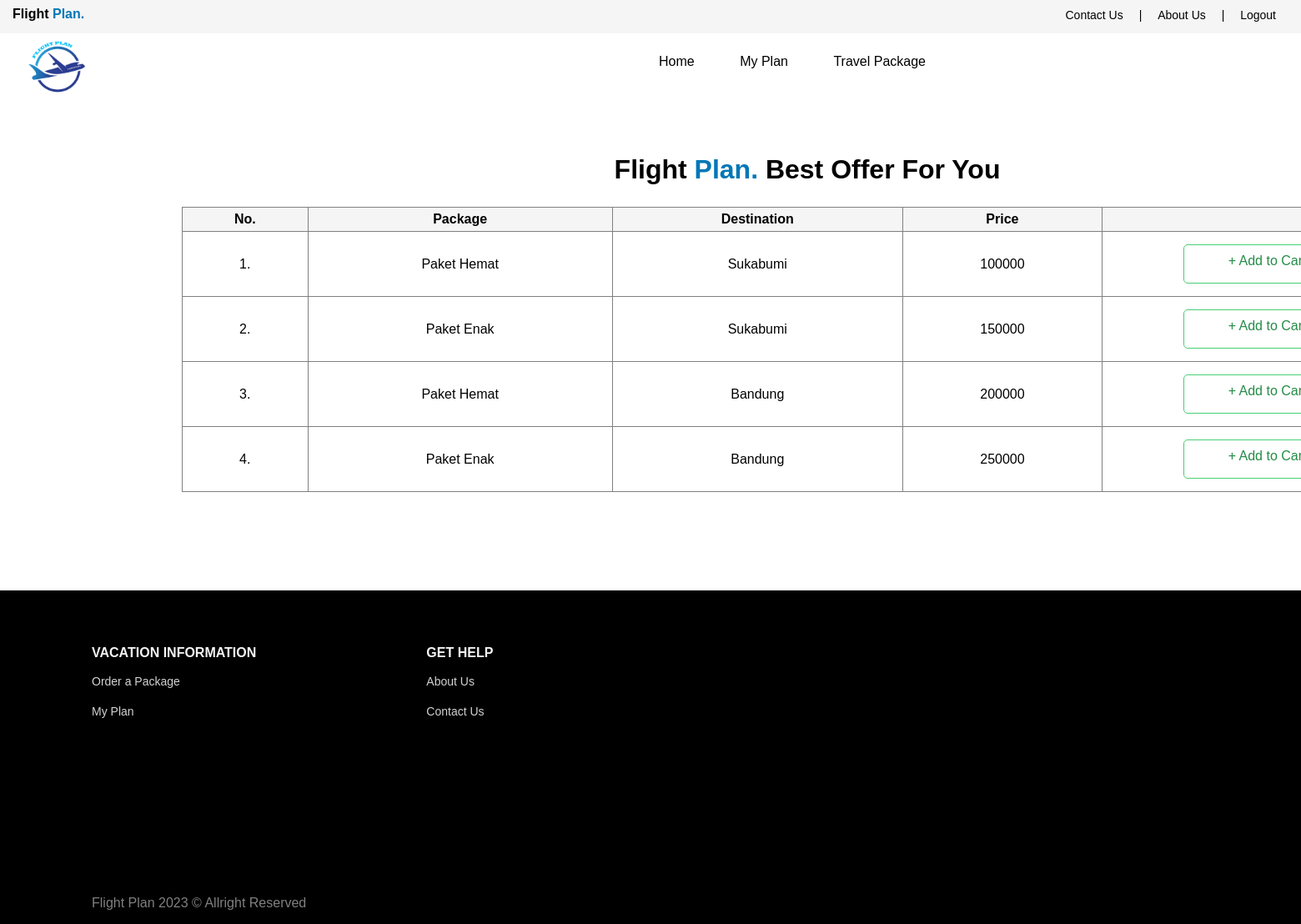
The app's page /travelinfo.php with its own data.
### tables this page shows
CREATE TABLE `produk` (
  `id` int(11) NOT NULL,
  `judul` varchar(50) NOT NULL,
  `tujuan` varchar(50) NOT NULL,
  `harga` int(30) NOT NULL
);

### travelinfo.php (the view, shortened to what this page needs)
<?php
    include "config.php";
?>
<!DOCTYPE html>
<html>
    <head>
    <link rel="stylesheet" href="stylesheet/ordertickets.css">
    </head>
    <body>
	<header>
        <div class="header-left">
            <a href="user.php">
                <b><a href="user.php">Flight <span>Plan<span>.</a></b>
            </a>
        </div>
        <div class="header-right">
            <a href="contactususer.php" class="dropbtn1">Contact Us</a>
            <p>|</p>
            <a href="aboutususer.php">About Us</a>
            <p>|</p>
            <a href="landingpage.php" onclick="return confirm('Are you sure want to logout?');">Logout</a>
        </div>
    </header>
    <div class="sec-left">
            <a href="user.php">
                <img src="media/logofp.png" alt="">
            </a>
    </div>
    <div class="sec-header">
        <a href="user.php">Home</a>
        <a href="ordertickets.php">My Plan</a>
        <a href="travelinfo.php">Travel Package</a>
    </div>
	<div class="container-table">
        <?php
        $sql = "SELECT * FROM `produk`";
        $query = mysqli_query($conn,$sql);
        ?>
		<h2>Flight <span>Plan.</span> Best Offer For You</h2>
        <table cellpadding="10" border="1">
            <tr>
                <th>No.</th>
                <th>Package</th>
                <th>Destination</th>
                <th>Price</th>
                <th>&nbsp;</th>
            </tr>
            <?php
            $no=1;
            while($hasil = mysqli_fetch_object($query)){
                ?>
                <tr>
                    <td><?php echo $no++?>.</td>
                    <td><?php echo $hasil ->judul?></td>
                    <td><?php echo $hasil ->tujuan?></td>
                    <td><?php echo $hasil ->harga?></td>
                    <td>
                        <a href="addticket.php?id=<?php echo $hasil->id ?>">
							<div class="add-cart-btn">
								+ Add to Cart
							</div>
						</a>
                    </td>
                </tr>
                <?php
            }
        ?>
        </table>
	</div>
	<footer>
        <div class="footer">
            <div class="menu-left">
                <b><p>VACATION INFORMATION</p></b>
                <a href="travelinfo.php">Order a Package</a>
                <br>
                <br>
                <a href="ordertickets.php">My Plan</a>
            </div>
            <div class="menu-right">
                <b><p>GET HELP</p></b>
                <a href="aboutususer.php">About Us</a>
                <br>
                <br>
                <a href="contactususer.php">Contact Us</a>
            </div>
        </div>
        <div class="copyright">
            <p>Flight Plan 2023 &#169; Allright Reserved</p>
        </div>
    </footer>
    </body>
</html>

### stylesheet/ordertickets.css (style rules this page uses)
body { background-color: white; }
body a { text-decoration: none; color: black; }
header { background-color: #F5F5F5; width: 100%; height: 40px; left: 0; top: 0; position: fixed; font-family: 'Lucida Sans', 'Lucida Sans Regular', 'Lucida Grande', 'Lucida Sans Unicode', Geneva, Verdana, sans-serif; z-index: 100; }
.header-left { float: left; margin-top: 8px; margin-left: 15px; }
.header-left span { color: #0077B6; }
.header-right { float: right; margin-top: 10px; font-size: 14px; margin-right: 15px; }
.header-right a { padding-right: 15px; padding-left: 15px; }
.header-right p { display: inline; }
.sec-header { position: absolute; font-family: 'Lucida Sans', 'Lucida Sans Regular', 'Lucida Grande', 'Lucida Sans Unicode', Geneva, Verdana, sans-serif; background-color: white; width: 1900px; height: 82px; margin-left: -8px; text-align: center; margin-top: 30px; z-index: 2; position: fixed; }
.sec-header a { padding-left: 25px; padding-right: 25px; display: inline-block; background-color: white; height: 55px; padding-top: 27px; }
.sec-left img { width: 90px; height: 90px; }
.sec-left { position: fixed; margin-top: 30px; margin-left: 15px; z-index: 3; }
.container-table { height :500px; width: 1700px; margin-top: 150px; margin-left: 110px; position: absolute; }
.container-table table { width: 1500px; margin-left: 100px; height: 100px; font-family: 'Lucida Sans', 'Lucida Sans Regular', 'Lucida Grande', 'Lucida Sans Unicode', Geneva, Verdana, sans-serif; text-align: center; border-collapse: collapse; }
.container-table th { background-color: whitesmoke; color: black; padding-top: 5px; padding-bottom: 5px; }
.container-table h2 { font-family: 'Lucida Sans', 'Lucida Sans Regular', 'Lucida Grande', 'Lucida Sans Unicode', Geneva, Verdana, sans-serif; text-align: center; font-size: 32px; }
.container-table span { color: #0077B6; }
.add-cart-btn { width: 200px; height: 35px; border-style: solid; border-color: #47CF73; border-width: 1px; text-align: center; justify-content: center; position: relative; display: inline-block; padding-top: 10px; border-radius: 5px; margin-top: 5px; margin-bottom: 5px; color: #248C46; margin-left: -50px; margin-right: -50px; }
footer { width: 1920px; background-color: black; height: 400px; margin-left: -8px; margin-bottom: -8px; position: absolute; margin-top: 700px; }
.footer p { color: #F5F5F5; font-family: 'Lucida Sans', 'Lucida Sans Regular', 'Lucida Grande', 'Lucida Sans Unicode', Geneva, Verdana, sans-serif; }
.footer a { color: lightgray; font-family: 'Lucida Sans', 'Lucida Sans Regular', 'Lucida Grande', 'Lucida Sans Unicode', Geneva, Verdana, sans-serif; font-size: 14px; }
.menu-left { margin-left: 110px; height: 300px; display: inline-block; margin-top: 50px; }
.menu-left a { margin-top: 50px; }
.menu-right { margin-left: 200px; height: 300px; display: inline-block; margin-top: 50px; }
.copyright { color: grey; font-family: 'Lucida Sans', 'Lucida Sans Regular', 'Lucida Grande', 'Lucida Sans Unicode', Geneva, Verdana, sans-serif; margin-left: 110px; }

### records on screen
produk: judul "Paket Hemat", tujuan "Sukabumi", harga "100000"
produk: judul "Paket Enak", tujuan "Sukabumi", harga "150000"
produk: judul "Paket Hemat", tujuan "Bandung", harga "200000"
produk: judul "Paket Enak", tujuan "Bandung", harga "250000"
